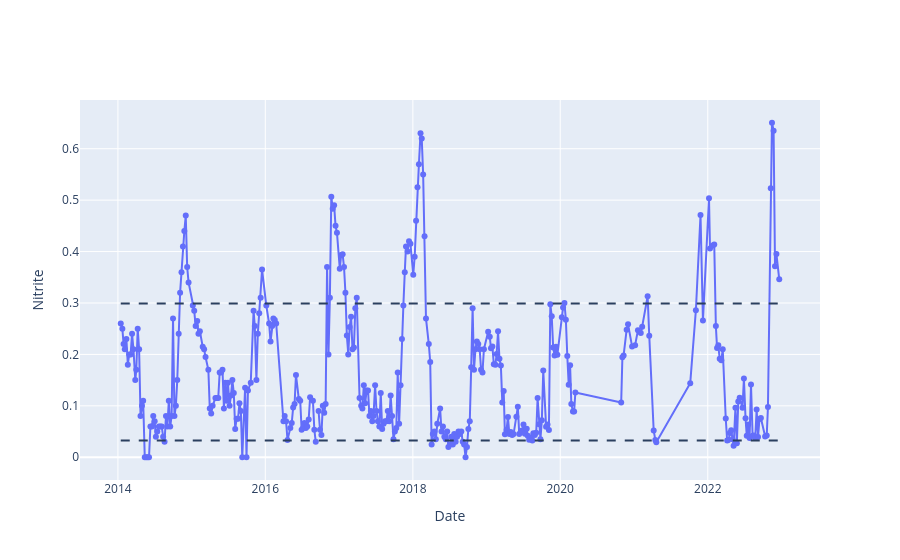

Here is the notebook cell this chart was saved with:
### Code cell
make_int_plot('Nitrite',5)

### Figure 1 — Plotly figure (JSON) as saved in the notebook; plotly's stock layout.template omitted (floating-point values rounded to 4 significant figures; data arrays with more than 128 entries replaced by an {"elided": "..."} marker saying what was removed)
{"data": [{"customdata": {"elided": "357 int values"}, "hovertemplate": "Date: %{x|%Y-%m-%d}<br>", "line": {"width": 2}, "marker": {"size": 6}, "mode": "lines+markers", "name": "Nitrite", "type": "scatter", "x": {"elided": "357 str values"}, "y": {"elided": "357 float values"}}], "layout": {"hovermode": "closest", "shapes": [{"line": {"dash": "dash"}, "type": "line", "x0": "2014-01-15T00:00:00", "x1": "2022-12-21T00:00:00", "y0": 0.03253, "y1": 0.03253}, {"line": {"dash": "dash"}, "type": "line", "x0": "2014-01-15T00:00:00", "x1": "2022-12-21T00:00:00", "y0": 0.2989, "y1": 0.2989}], "xaxis": {"title": {"text": "Date"}}, "yaxis": {"title": {"text": "Nitrite"}}}}
